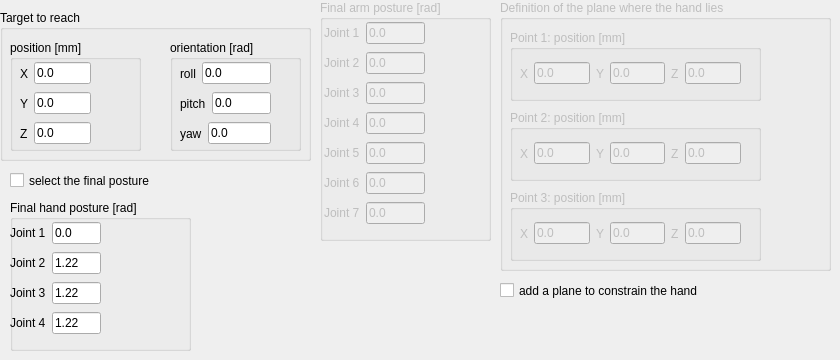
   <widget class="QWidget" name="tab__move">
    <attribute name="title">
     <string>Move settings</string>
    </attribute>
    <widget class="QCheckBox" name="checkBox_add_plane">
     <property name="geometry">
      <rect>
       <x>500</x>
       <y>280</y>
       <width>241</width>
       <height>21</height>
      </rect>
     </property>
     <property name="text">
      <string>add a plane to constrain the hand  </string>
     </property>
    </widget>
    <widget class="QGroupBox" name="groupBox_final_arm">
     <property name="enabled">
      <bool>false</bool>
     </property>
     <property name="geometry">
      <rect>
       <x>320</x>
       <y>0</y>
       <width>171</width>
       <height>241</height>
      </rect>
     </property>
     <property name="title">
      <string>Final arm posture [rad]</string>
     </property>
     <widget class="QWidget" name="layoutWidget_2">
      <property name="geometry">
       <rect>
        <x>4</x>
        <y>20</y>
        <width>101</width>
        <height>213</height>
       </rect>
      </property>
      <layout class="QVBoxLayout" name="verticalLayout_6">
       <item>
        <layout class="QHBoxLayout" name="horizontalLayout_46">
         <item>
          <widget class="QLabel" name="label_131">
           <property name="text">
            <string>Joint 1</string>
           </property>
          </widget>
         </item>
         <item>
          <widget class="QLineEdit" name="lineEdit_final_arm_1">
           <property name="text">
            <string>0.0</string>
           </property>
          </widget>
         </item>
        </layout>
       </item>
       <item>
        <layout class="QHBoxLayout" name="horizontalLayout_45">
         <item>
          <widget class="QLabel" name="label_132">
           <property name="text">
            <string>Joint 2</string>
           </property>
          </widget>
         </item>
         <item>
          <widget class="QLineEdit" name="lineEdit_final_arm_2">
           <property name="text">
            <string>0.0</string>
           </property>
          </widget>
         </item>
        </layout>
       </item>
       <item>
        <layout class="QHBoxLayout" name="horizontalLayout_44">
         <item>
          <widget class="QLabel" name="label_133">
           <property name="text">
            <string>Joint 3</string>
           </property>
          </widget>
         </item>
         <item>
          <widget class="QLineEdit" name="lineEdit_final_arm_3">
           <property name="text">
            <string>0.0</string>
           </property>
          </widget>
         </item>
        </layout>
       </item>
       <item>
        <layout class="QHBoxLayout" name="horizontalLayout_28">
         <item>
          <widget class="QLabel" name="label_134">
           <property name="text">
            <string>Joint 4</string>
           </property>
          </widget>
         </item>
         <item>
          <widget class="QLineEdit" name="lineEdit_final_arm_4">
           <property name="text">
            <string>0.0</string>
           </property>
          </widget>
         </item>
        </layout>
       </item>
       <item>
        <layout class="QHBoxLayout" name="horizontalLayout_27">
         <item>
          <widget class="QLabel" name="label_135">
           <property name="text">
            <string>Joint 5</string>
           </property>
          </widget>
         </item>
         <item>
          <widget class="QLineEdit" name="lineEdit_final_arm_5">
           <property name="text">
            <string>0.0</string>
           </property>
          </widget>
         </item>
        </layout>
       </item>
       <item>
        <layout class="QHBoxLayout" name="horizontalLayout_25">
         <item>
          <widget class="QLabel" name="label_136">
           <property name="text">
            <string>Joint 6</string>
           </property>
          </widget>
         </item>
         <item>
          <widget class="QLineEdit" name="lineEdit_final_arm_6">
           <property name="text">
            <string>0.0</string>
           </property>
          </widget>
         </item>
        </layout>
       </item>
       <item>
        <layout class="QHBoxLayout" name="horizontalLayout_19">
         <item>
          <widget class="QLabel" name="label_137">
           <property name="text">
            <string>Joint 7</string>
           </property>
          </widget>
         </item>
         <item>
          <widget class="QLineEdit" name="lineEdit_final_arm_7">
           <property name="text">
            <string>0.0</string>
           </property>
          </widget>
         </item>
        </layout>
       </item>
      </layout>
     </widget>
    </widget>
    <widget class="QGroupBox" name="groupBox_plane">
     <property name="enabled">
      <bool>false</bool>
     </property>
     <property name="geometry">
      <rect>
       <x>500</x>
       <y>0</y>
       <width>331</width>
       <height>271</height>
      </rect>
     </property>
     <property name="title">
      <string>Definition of the plane where the hand lies </string>
     </property>
     <widget class="QGroupBox" name="groupBox_plane_point_1">
      <property name="geometry">
       <rect>
        <x>10</x>
        <y>30</y>
        <width>251</width>
        <height>71</height>
       </rect>
      </property>
      <property name="title">
       <string>Point 1: position [mm]</string>
      </property>
      <widget class="QWidget" name="layoutWidget_3">
       <property name="geometry">
        <rect>
         <x>10</x>
         <y>30</y>
         <width>221</width>
         <height>27</height>
        </rect>
       </property>
       <layout class="QHBoxLayout" name="horizontalLayout_62">
        <item>
         <layout class="QHBoxLayout" name="horizontalLayout_55">
          <item>
           <widget class="QLabel" name="label_147">
            <property name="text">
             <string>X</string>
            </property>
           </widget>
          </item>
          <item>
           <widget class="QLineEdit" name="lineEdit_point_1_x">
            <property name="text">
             <string>0.0</string>
            </property>
           </widget>
          </item>
         </layout>
        </item>
        <item>
         <layout class="QHBoxLayout" name="horizontalLayout_53">
          <item>
           <widget class="QLabel" name="label_141">
            <property name="text">
             <string>Y</string>
            </property>
           </widget>
          </item>
          <item>
           <widget class="QLineEdit" name="lineEdit_point_1_y">
            <property name="text">
             <string>0.0</string>
            </property>
           </widget>
          </item>
         </layout>
        </item>
        <item>
         <layout class="QHBoxLayout" name="horizontalLayout_54">
          <item>
           <widget class="QLabel" name="label_146">
            <property name="text">
             <string>Z</string>
            </property>
           </widget>
          </item>
          <item>
           <widget class="QLineEdit" name="lineEdit_point_1_z">
            <property name="text">
             <string>0.0</string>
            </property>
           </widget>
          </item>
         </layout>
        </item>
       </layout>
      </widget>
     </widget>
     <widget class="QGroupBox" name="groupBox_plane_point_2">
      <property name="geometry">
       <rect>
        <x>10</x>
        <y>110</y>
        <width>251</width>
        <height>71</height>
       </rect>
      </property>
      <property name="title">
       <string>Point 2: position [mm]</string>
      </property>
      <widget class="QWidget" name="layoutWidget_8">
       <property name="geometry">
        <rect>
         <x>10</x>
         <y>30</y>
         <width>221</width>
         <height>27</height>
        </rect>
       </property>
       <layout class="QHBoxLayout" name="horizontalLayout_63">
        <item>
         <layout class="QHBoxLayout" name="horizontalLayout_56">
          <item>
           <widget class="QLabel" name="label_148">
            <property name="text">
             <string>X</string>
            </property>
           </widget>
          </item>
          <item>
           <widget class="QLineEdit" name="lineEdit_point_2_x">
            <property name="text">
             <string>0.0</string>
            </property>
           </widget>
          </item>
         </layout>
        </item>
        <item>
         <layout class="QHBoxLayout" name="horizontalLayout_57">
          <item>
           <widget class="QLabel" name="label_149">
            <property name="text">
             <string>Y</string>
            </property>
           </widget>
          </item>
          <item>
           <widget class="QLineEdit" name="lineEdit_point_2_y">
            <property name="text">
             <string>0.0</string>
            </property>
           </widget>
          </item>
         </layout>
        </item>
        <item>
         <layout class="QHBoxLayout" name="horizontalLayout_58">
          <item>
           <widget class="QLabel" name="label_150">
            <property name="text">
             <string>Z</string>
            </property>
           </widget>
          </item>
          <item>
           <widget class="QLineEdit" name="lineEdit_point_2_z">
            <property name="text">
             <string>0.0</string>
            </property>
           </widget>
          </item>
         </layout>
        </item>
       </layout>
      </widget>
     </widget>
     <widget class="QGroupBox" name="groupBox_plane_point_3">
      <property name="geometry">
       <rect>
        <x>10</x>
        <y>190</y>
        <width>251</width>
        <height>71</height>
       </rect>
      </property>
      <property name="title">
       <string>Point 3: position [mm]</string>
      </property>
      <widget class="QWidget" name="layoutWidget_9">
       <property name="geometry">
        <rect>
         <x>10</x>
         <y>30</y>
         <width>221</width>
         <height>27</height>
        </rect>
       </property>
       <layout class="QHBoxLayout" name="horizontalLayout_64">
        <item>
         <layout class="QHBoxLayout" name="horizontalLayout_59">
          <item>
           <widget class="QLabel" name="label_151">
            <property name="text">
             <string>X</string>
            </property>
           </widget>
          </item>
          <item>
           <widget class="QLineEdit" name="lineEdit_point_3_x">
            <property name="text">
             <string>0.0</string>
            </property>
           </widget>
          </item>
         </layout>
        </item>
        <item>
         <layout class="QHBoxLayout" name="horizontalLayout_60">
          <item>
           <widget class="QLabel" name="label_152">
            <property name="text">
             <string>Y</string>
            </property>
           </widget>
          </item>
          <item>
           <widget class="QLineEdit" name="lineEdit_point_3_y">
            <property name="text">
             <string>0.0</string>
            </property>
           </widget>
          </item>
         </layout>
        </item>
        <item>
         <layout class="QHBoxLayout" name="horizontalLayout_61">
          <item>
           <widget class="QLabel" name="label_153">
            <property name="text">
             <string>Z</string>
            </property>
           </widget>
          </item>
          <item>
           <widget class="QLineEdit" name="lineEdit_point_3_z">
            <property name="text">
             <string>0.0</string>
            </property>
           </widget>
          </item>
         </layout>
        </item>
       </layout>
      </widget>
     </widget>
    </widget>
    <widget class="QGroupBox" name="groupBox_target">
     <property name="geometry">
      <rect>
       <x>0</x>
       <y>10</y>
       <width>311</width>
       <height>151</height>
      </rect>
     </property>
     <property name="title">
      <string>Target to reach</string>
     </property>
     <widget class="QGroupBox" name="groupBox_target_pos">
      <property name="geometry">
       <rect>
        <x>10</x>
        <y>30</y>
        <width>131</width>
        <height>111</height>
       </rect>
      </property>
      <property name="title">
       <string>position [mm]</string>
      </property>
      <widget class="QWidget" name="layoutWidget_20">
       <property name="geometry">
        <rect>
         <x>10</x>
         <y>50</y>
         <width>71</width>
         <height>27</height>
        </rect>
       </property>
       <layout class="QHBoxLayout" name="horizontalLayout_41">
        <item>
         <widget class="QLabel" name="label_128">
          <property name="text">
           <string>Y</string>
          </property>
         </widget>
        </item>
        <item>
         <widget class="QLineEdit" name="lineEdit_target_y">
          <property name="text">
           <string>0.0</string>
          </property>
         </widget>
        </item>
       </layout>
      </widget>
      <widget class="QWidget" name="layoutWidget_21">
       <property name="geometry">
        <rect>
         <x>10</x>
         <y>80</y>
         <width>71</width>
         <height>27</height>
        </rect>
       </property>
       <layout class="QHBoxLayout" name="horizontalLayout_42">
        <item>
         <widget class="QLabel" name="label_129">
          <property name="text">
           <string>Z</string>
          </property>
         </widget>
        </item>
        <item>
         <widget class="QLineEdit" name="lineEdit_target_z">
          <property name="text">
           <string>0.0</string>
          </property>
         </widget>
        </item>
       </layout>
      </widget>
      <widget class="QWidget" name="layoutWidget_eng_tol_pos_7">
       <property name="geometry">
        <rect>
         <x>10</x>
         <y>20</y>
         <width>71</width>
         <height>27</height>
        </rect>
       </property>
       <layout class="QHBoxLayout" name="horizontalLayout_43">
        <item>
         <widget class="QLabel" name="label_130">
          <property name="text">
           <string>X</string>
          </property>
         </widget>
        </item>
        <item>
         <widget class="QLineEdit" name="lineEdit_target_x">
          <property name="text">
           <string>0.0</string>
          </property>
         </widget>
        </item>
       </layout>
      </widget>
     </widget>
     <widget class="QGroupBox" name="groupBox_target_orientation">
      <property name="geometry">
       <rect>
        <x>170</x>
        <y>30</y>
        <width>131</width>
        <height>111</height>
       </rect>
      </property>
      <property name="title">
       <string>orientation [rad]</string>
      </property>
      <widget class="QWidget" name="layoutWidget_22">
       <property name="geometry">
        <rect>
         <x>10</x>
         <y>50</y>
         <width>91</width>
         <height>27</height>
        </rect>
       </property>
       <layout class="QHBoxLayout" name="horizontalLayout_50">
        <item>
         <widget class="QLabel" name="label_138">
          <property name="text">
           <string>pitch</string>
          </property>
         </widget>
        </item>
        <item>
         <widget class="QLineEdit" name="lineEdit_target_pitch">
          <property name="text">
           <string>0.0</string>
          </property>
         </widget>
        </item>
       </layout>
      </widget>
      <widget class="QWidget" name="layoutWidget_23">
       <property name="geometry">
        <rect>
         <x>10</x>
         <y>80</y>
         <width>91</width>
         <height>27</height>
        </rect>
       </property>
       <layout class="QHBoxLayout" name="horizontalLayout_51">
        <item>
         <widget class="QLabel" name="label_139">
          <property name="text">
           <string>yaw</string>
          </property>
         </widget>
        </item>
        <item>
         <widget class="QLineEdit" name="lineEdit_target_yaw">
          <property name="text">
           <string>0.0</string>
          </property>
         </widget>
        </item>
       </layout>
      </widget>
      <widget class="QWidget" name="layoutWidget_eng_tol_pos_8">
       <property name="geometry">
        <rect>
         <x>10</x>
         <y>20</y>
         <width>91</width>
         <height>27</height>
        </rect>
       </property>
       <layout class="QHBoxLayout" name="horizontalLayout_52">
        <item>
         <widget class="QLabel" name="label_140">
          <property name="text">
           <string>roll</string>
          </property>
         </widget>
        </item>
        <item>
         <widget class="QLineEdit" name="lineEdit_target_roll">
          <property name="text">
           <string>0.0</string>
          </property>
         </widget>
        </item>
       </layout>
      </widget>
     </widget>
    </widget>
    <widget class="QGroupBox" name="groupBox_final_hand">
     <property name="geometry">
      <rect>
       <x>10</x>
       <y>200</y>
       <width>181</width>
       <height>151</height>
      </rect>
     </property>
     <property name="title">
      <string>Final hand posture [rad]</string>
     </property>
     <widget class="QWidget" name="layoutWidget_4">
      <property name="geometry">
       <rect>
        <x>0</x>
        <y>20</y>
        <width>91</width>
        <height>120</height>
       </rect>
      </property>
      <layout class="QVBoxLayout" name="verticalLayout_38">
       <item>
        <layout class="QHBoxLayout" name="horizontalLayout_49">
         <item>
          <widget class="QLabel" name="label_142">
           <property name="text">
            <string>Joint 1</string>
           </property>
          </widget>
         </item>
         <item>
          <widget class="QLineEdit" name="lineEdit_final_hand_1">
           <property name="text">
            <string>0.0</string>
           </property>
          </widget>
         </item>
        </layout>
       </item>
       <item>
        <layout class="QHBoxLayout" name="horizontalLayout_48">
         <item>
          <widget class="QLabel" name="label_143">
           <property name="text">
            <string>Joint 2</string>
           </property>
          </widget>
         </item>
         <item>
          <widget class="QLineEdit" name="lineEdit_final_hand_2">
           <property name="text">
            <string>1.22</string>
           </property>
          </widget>
         </item>
        </layout>
       </item>
       <item>
        <layout class="QHBoxLayout" name="horizontalLayout_47">
         <item>
          <widget class="QLabel" name="label_144">
           <property name="text">
            <string>Joint 3</string>
           </property>
          </widget>
         </item>
         <item>
          <widget class="QLineEdit" name="lineEdit_final_hand_3">
           <property name="text">
            <string>1.22</string>
           </property>
          </widget>
         </item>
        </layout>
       </item>
       <item>
        <layout class="QHBoxLayout" name="horizontalLayout_26">
         <item>
          <widget class="QLabel" name="label_145">
           <property name="text">
            <string>Joint 4</string>
           </property>
          </widget>
         </item>
         <item>
          <widget class="QLineEdit" name="lineEdit_final_hand_4">
           <property name="text">
            <string>1.22</string>
           </property>
          </widget>
         </item>
        </layout>
       </item>
      </layout>
     </widget>
    </widget>
    <widget class="QCheckBox" name="checkBox_sel_final_posture">
     <property name="geometry">
      <rect>
       <x>10</x>
       <y>170</y>
       <width>211</width>
       <height>21</height>
      </rect>
     </property>
     <property name="text">
      <string>select the final posture</string>
     </property>
    </widget>
   </widget>
